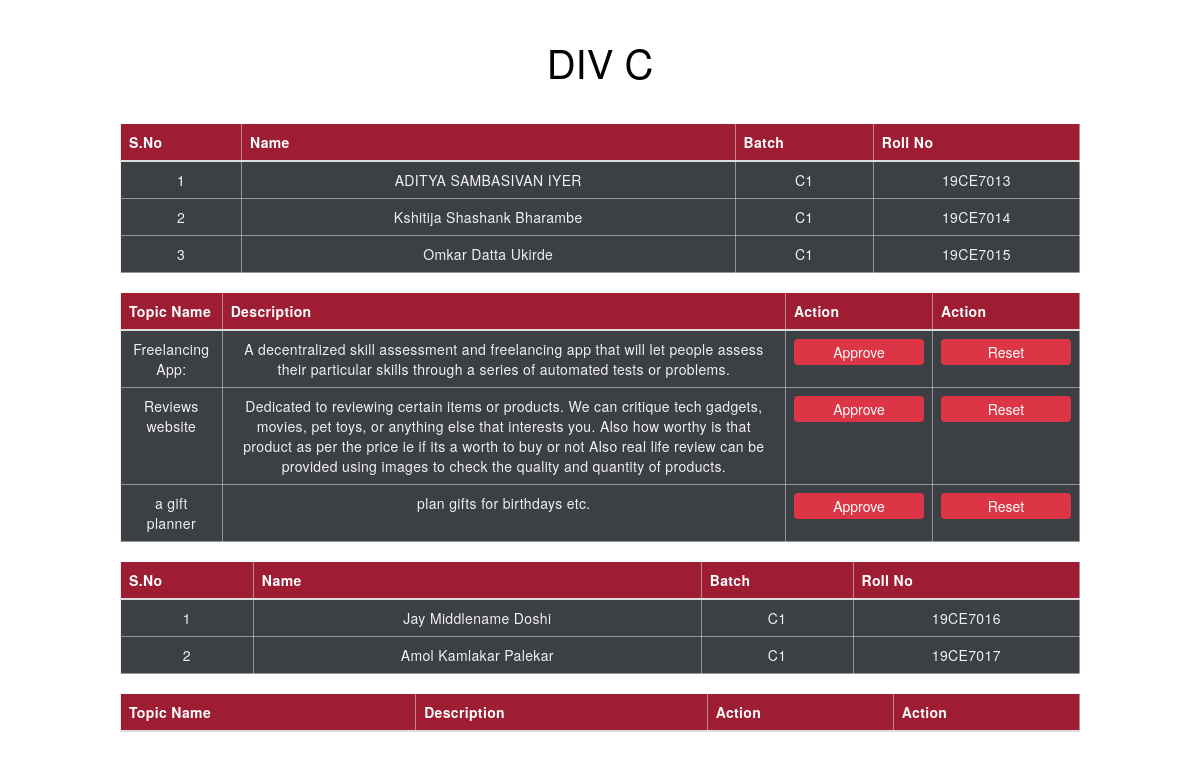
The app's page /division.php?division=C with its own data.
### tables this page shows
CREATE TABLE `groups` (
  `sr_no` int(11) NOT NULL,
  `g_id` varchar(15) NOT NULL,
  `s_id` varchar(10) NOT NULL,
  `division` varchar(1) NOT NULL,
  `Leader` tinyint(1) DEFAULT NULL
);

CREATE TABLE `student` (
  `sr_no` int(10) NOT NULL,
  `s_id` varchar(20) NOT NULL,
  `dept` varchar(10) NOT NULL,
  `roll_no` varchar(10) NOT NULL,
  `F_name` varchar(20) NOT NULL,
  `M_name` varchar(20) NOT NULL,
  `L_name` varchar(20) NOT NULL,
  `email` varchar(50) NOT NULL,
  `password` varchar(20) NOT NULL,
  `contact` bigint(10) NOT NULL,
  `year` varchar(10) NOT NULL,
  `division` varchar(10) NOT NULL,
  `batch` varchar(10) NOT NULL,
  `active` tinyint(1) DEFAULT NULL
);

CREATE TABLE `project_suggestions` (
  `sr_no` int(11) NOT NULL,
  `g_id` varchar(10) NOT NULL,
  `topic_id` varchar(10) NOT NULL,
  `topic` varchar(100) NOT NULL,
  `description` varchar(1500) NOT NULL,
  `dept` varchar(10) NOT NULL,
  `approved` int(11) NOT NULL,
  `status` int(11) NOT NULL
);

### division.php (the view, shortened to what this page needs)
<?php
 include('Connect.php');
?>
<!DOCTYPE html>
<html>
<head>
    <link rel="stylesheet" href="css/div.css">
    <link rel="stylesheet" href="https://maxcdn.bootstrapcdn.com/bootstrap/3.4.1/css/bootstrap.min.css">
</head>
<body>
    <div class="table-container">
        <?php
            $division=$_GET['division'];
            echo'<h1 class="heading">DIV '.$division.'</h1>';
               $res3 = mysqli_query($Connect," SELECT * FROM `groups` WHERE `Leader` = '1' AND `division`='$division' ");
               while ($row3=mysqli_fetch_array($res3)) {
                   $g_id=$row3['g_id']; ?>
        <table class="table">
        <thead>
                 <th>S.No</th>
                 <th>Name</th>
                 <th>Batch</th>
                 <th>Roll No</th>
            </thead>
            <tbody>
            <?php
    $n=1;
                   $res1 = mysqli_query($Connect, " SELECT * FROM `groups` WHERE `g_id` = '$g_id' ");
                   while ($row1=mysqli_fetch_array($res1)) {
                       $s_id=$row1['s_id'];
                       $res2 = mysqli_query($Connect, " SELECT * FROM `student` WHERE  `s_id`='$s_id' ");
                       while ($row2=mysqli_fetch_array($res2)) {
                           $F_name = $row2['F_name'];
                           $M_name = $row2['M_name'];
                           $L_name = $row2['L_name'];
                           $Full_name=" {$F_name} {$M_name} {$L_name} ";
                           $roll_no = $row2['roll_no'];
                           $batch = $row2['batch']; ?>
                  <tr>
                        <td data-label="S.No"><?php echo $n ?></td>
                        <td data-label="Name"><?php echo $Full_name ?></td>
                        <td data-label="Batch"><?php echo $batch ?></td>
                        <td data-label="Roll No"><?php echo $roll_no ?></td>
                  </tr>
                <?php
                    $n++;
                       }
                   }
               ?>
            </tbody>
          </table>
        <table class="table">
            <thead>
                <tr>
                    <th>Topic Name</th>
                    <th>Description</th>
                    <th>Action</th>
                    <th>Action</th>
                </tr>
            </thead>
            <tbody>
            <?php
            $res5 = mysqli_query($Connect," SELECT * FROM `project_suggestions` WHERE `g_id` = '$g_id'  ");
               while ($row5=mysqli_fetch_array($res5)) {
                   $topic   =   $row5['topic'];
                   $description = $row5['description'];
                   $topic_id = $row5['topic_id'];
                ?>
                <tr>
                    <td data-label="Topic Name"><?php echo $topic?></td>
                    <td data-label="Description"> <?php echo $description?> </td>
                    <?php
                        $approved=$row5['approved'];
                        if ($approved == 0) {
                            ?>
                            <td data-label="Action"><form method="post"><button  name="<?php echo $topic_id ?>" class="btn">Approve</button></form></td>
                            <?php
                        } elseif ($approved == '1') {
                            echo'<td data-label="Action"><label>Accepted</label></td>';
                        } else {
                            echo'<td data-label="Action"><label>Rejected</label></td>';
                        }
                    ?>
                    <td data-label="Action"><form method="post"><button  name="<?php echo "A$topic_id" ?>" class="btn">Reset</button></form>
                </tr>
                <?php
        }
           }
               ?>
            </tbody>
        </table>

### css/div.css (style rules this page uses)
* { margin: 0; padding: 0; box-sizing: border-box; }
body { background-color: #FFFFFF; font-family: sans-serif; }
.table-container { padding: 0 10%; margin: 40px auto 0; }
.heading { font-size: 40px; text-align: center; color: #000; margin-bottom: 40px; }
.table { width: 100%; border-collapse: collapse; }
.table thead { background-color: rgb(158,29,51); }
.table thead tr th { font-size: 14px; font-weight: medium; letter-spacing: 0.35px; color: #FFFFFF; opacity: 1; padding: 12px; vertical-align: top; border:1px solid #dee2e685; }
.table tbody tr td { font-size: 14px; letter-spacing: 0.35px; font-weight: normal; color: #f1f1f1; background-color: #3c3f44; padding: 8px; text-align: center; border: 1px solid #dee2e685; }
.table tbody tr td .btn { width: 130px; text-decoration: none; line-height: 12px; display: inline-block; background-color: #dc3545; font-weight: medium; color: #FFFFFF; text-align: center; vertical-align: middle; user-select: none; border: 1px solid transparent; font-size: 14px; opacity: 1; }

### records on screen
student: Full_name "ADITYA SAMBASIVAN IYER", batch "C1", roll_no "19CE7013"
student: Full_name "Kshitija Shashank Bharambe", batch "C1", roll_no "19CE7014"
student: Full_name "Omkar Datta Ukirde", batch "C1", roll_no "19CE7015"
project_suggestions: topic "Freelancing App:", description "A decentralized skill assessment and freelancing app that will let people assess their particular skills through a series of automated tests or problems."
project_suggestions: topic "Reviews website", description "Dedicated to reviewing certain items or products. We can critique tech gadgets, movies, pet toys, or anything else that interests you. Also how worthy is that product as per the price ie if its a worth to buy or not Also real life review can be provided using images to check the quality and quantity of products."
project_suggestions: topic "a gift planner", description "plan gifts for birthdays etc."
student: Full_name "Jay Middlename Doshi", batch "C1", roll_no "19CE7016"
student: Full_name "Amol Kamlakar Palekar", batch "C1", roll_no "19CE7017"

### other values on screen
$division "C"
